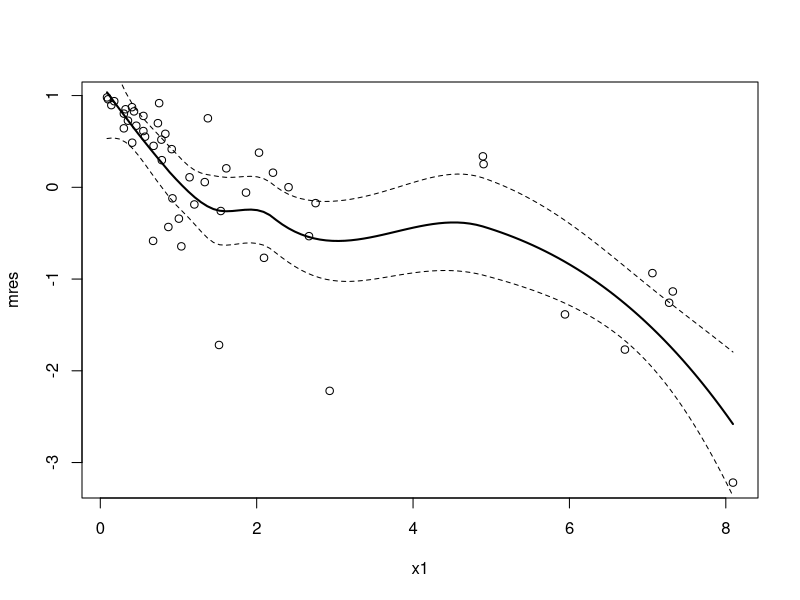
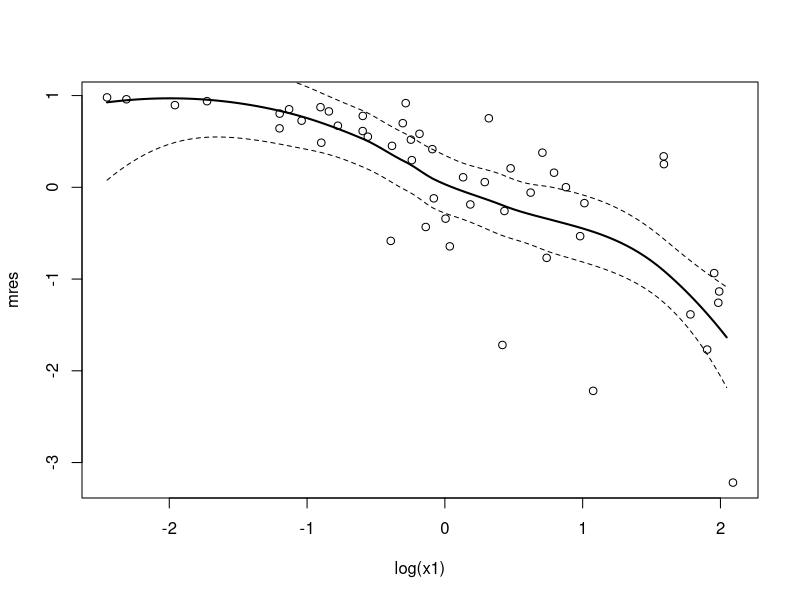
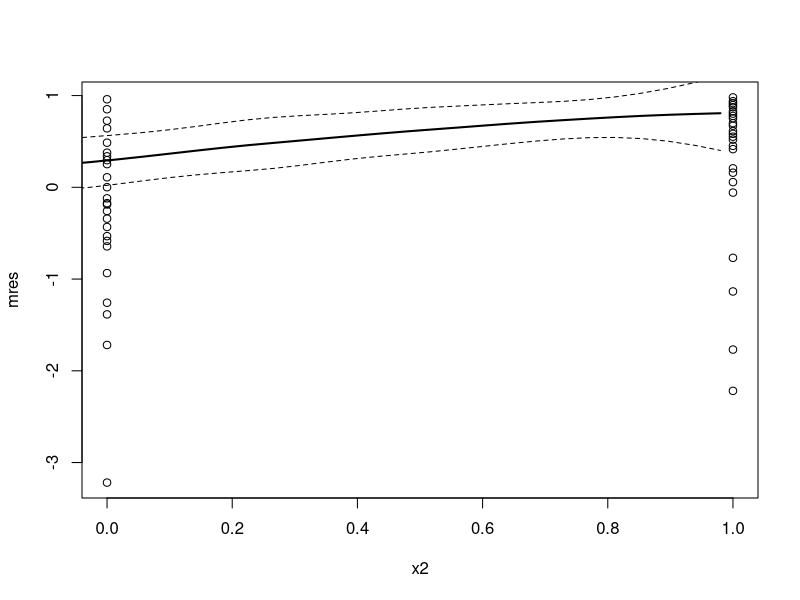
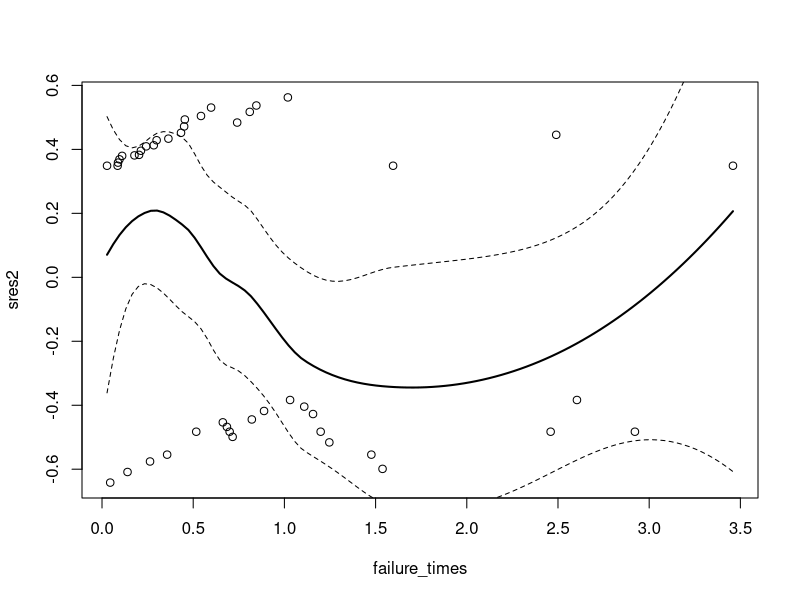
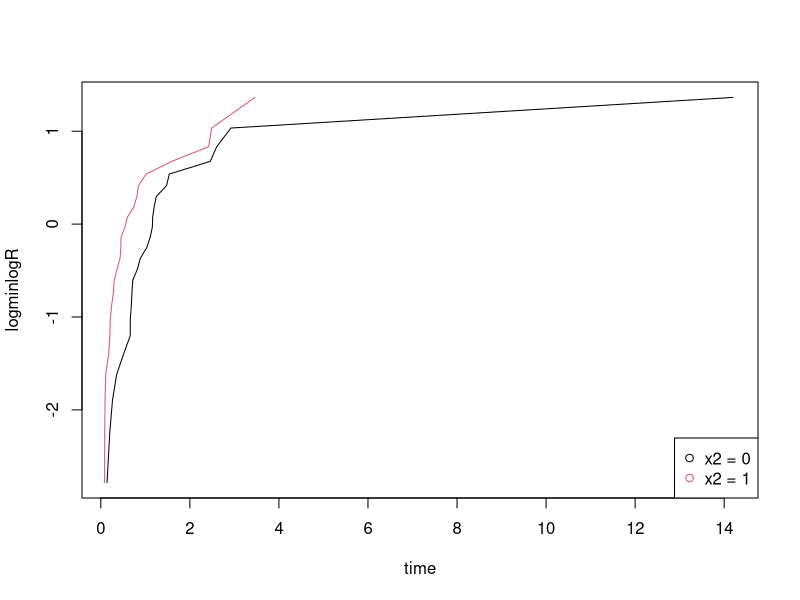
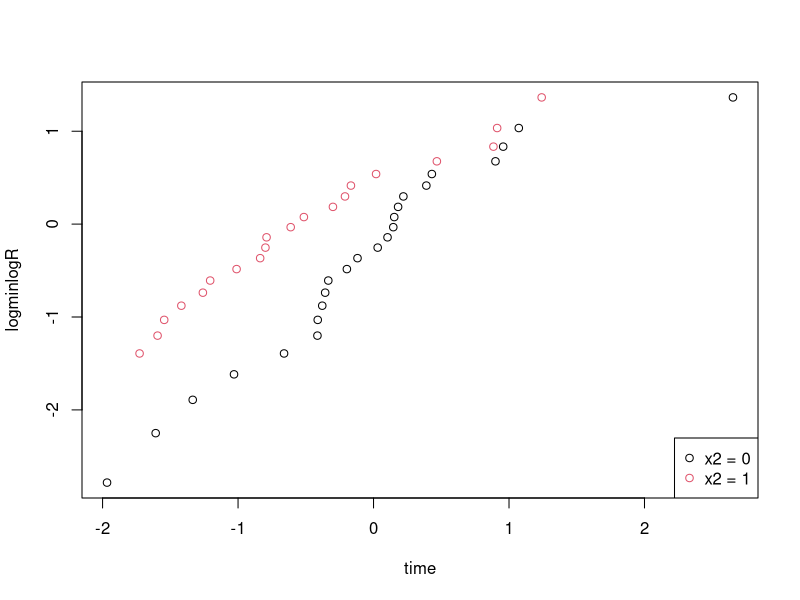
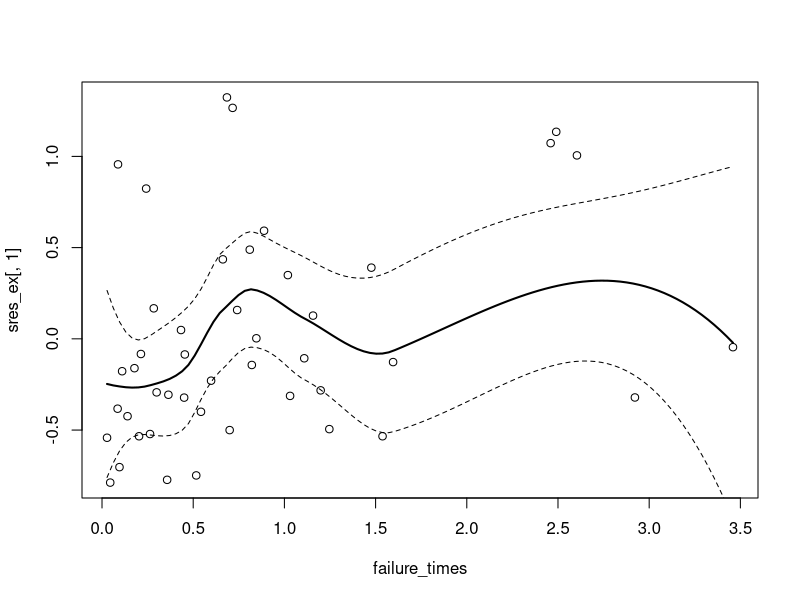
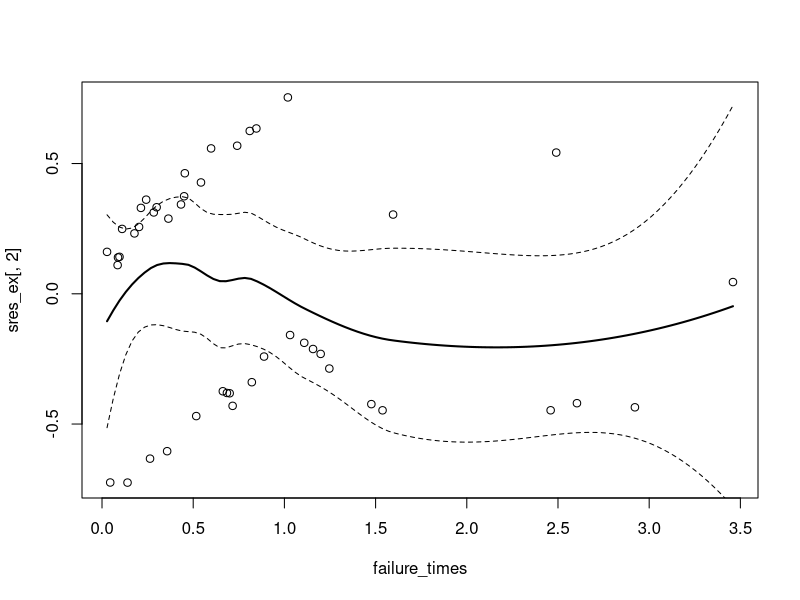

Write the R code that produced these figures, in order.
rm(list=ls())

## ---- preliminary
library(survival)
data <- read.table("data.dat")
attach(data)

smoothSEcurve <- function(yy, xx) {
  # use after a call to "plot"
  # fit a lowess curve and 95% confidence interval curve
  # make list of x values
  xx.list <- min(xx) + ((0:100)/100)*(max(xx) - min(xx))
  # Then fit loess function through the points (xx, yy)
  # at the listed values
  yy.xx <- predict(loess(yy ~ xx), se=T,
                   newdata=data.frame(xx=xx.list))
  lines(yy.xx$fit ~ xx.list, lwd=2)
  lines(yy.xx$fit -
          qt(0.975, yy.xx$df)*yy.xx$se.fit ~ xx.list, lty=2)
  lines(yy.xx$fit +
          qt(0.975, yy.xx$df)*yy.xx$se.fit ~ xx.list, lty=2)
}

## ---- 1
coxreg <- coxph(Surv(y, delta)~1)
mres <- residuals(coxreg, type="martingale")

plot(x1, mres)
smoothSEcurve(mres, x1)
plot(log(x1), mres)
smoothSEcurve(mres, log(x1))

plot(x2, mres)
smoothSEcurve(x2, mres)

## ---- 2
coxreg2 <- coxph(Surv(y,delta)~x2)
sres2 <- residuals(coxreg2,type="schoenfeld")
failure_times <- sort(y[delta==1])
failure_times <- failure_times[failure_times != 0]
plot(failure_times,sres2)
smoothSEcurve(sres2,failure_times)

Rhat_0 <- survfit(Surv(y) ~ x2, subset={x2==0})
n_0 = length(Rhat_0$surv)
Rhathat_0 <- (tail(Rhat_0$surv, n_0-1) + head(Rhat_0$surv, n_0-1)) / 2
time_0 <- tail(Rhat_0$time, n_0-1)
logminlogR_0 <- log(-log(Rhathat_0))

Rhat_1 <- survfit(Surv(y) ~ x2, subset={x2==1})
n_1 = length(Rhat_1$surv)
Rhathat_1 <- (tail(Rhat_1$surv, n_1-1) + head(Rhat_1$surv, n_1-1)) / 2
time_1 <- tail(Rhat_1$time, n_1-1)
logminlogR_1 <- log(-log(Rhathat_1))

plot(time_0, logminlogR_0, type="l",
     xlab="time",
     ylab="logminlogR")
lines(time_1, logminlogR_1, col=2)
legend("bottomright", legend=c("x2 = 0", "x2 = 1"), col=c(1, 2), pch=1)

plot(log(time_0), logminlogR_0, 
     xlab="time",
     ylab="logminlogR")
points(log(time_1), logminlogR_1, col=2)
legend("bottomright", legend=c("x2 = 0", "x2 = 1"), col=c(1, 2), pch=1)

## ---- 3
new_data <- data
new_data$x1 = log(new_data$x1)
coxreg_ex <- coxph(Surv(y, delta)~x1 + x2, data=new_data)
summary(coxreg_ex)

## ---- 4
sres_ex <- residuals(coxreg_ex,type="schoenfeld")
plot(failure_times,sres_ex[,1])
smoothSEcurve(sres_ex[,1], failure_times)
plot(failure_times,sres_ex[,2])
smoothSEcurve(sres_ex[,2],failure_times)

cox.zph(coxreg_ex)

## ---- 5

## ---- 6

## ---- 7

## ---- 8

## ---- 9
